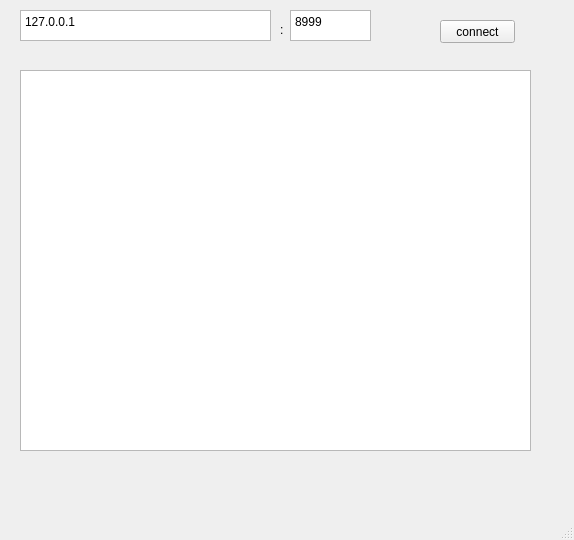
<?xml version="1.0" encoding="UTF-8"?>
<ui version="4.0">
 <class>MainWindow</class>
 <widget class="QMainWindow" name="MainWindow">
  <property name="geometry">
   <rect>
    <x>0</x>
    <y>0</y>
    <width>574</width>
    <height>540</height>
   </rect>
  </property>
  <property name="windowTitle">
   <string>MainWindow</string>
  </property>
  <widget class="QWidget" name="centralwidget">
   <widget class="QTextEdit" name="ipEdit">
    <property name="geometry">
     <rect>
      <x>20</x>
      <y>10</y>
      <width>251</width>
      <height>31</height>
     </rect>
    </property>
    <property name="html">
     <string>&lt;!DOCTYPE HTML PUBLIC &quot;-//W3C//DTD HTML 4.0//EN&quot; &quot;http://www.w3.org/TR/REC-html40/strict.dtd&quot;&gt;
&lt;html&gt;&lt;head&gt;&lt;meta name=&quot;qrichtext&quot; content=&quot;1&quot; /&gt;&lt;meta charset=&quot;utf-8&quot; /&gt;&lt;style type=&quot;text/css&quot;&gt;
p, li { white-space: pre-wrap; }
hr { height: 1px; border-width: 0; }
li.unchecked::marker { content: &quot;\2610&quot;; }
li.checked::marker { content: &quot;\2612&quot;; }
&lt;/style&gt;&lt;/head&gt;&lt;body style=&quot; font-family:'Microsoft YaHei UI'; font-size:9pt; font-weight:400; font-style:normal;&quot;&gt;
&lt;p style=&quot; margin-top:0px; margin-bottom:0px; margin-left:0px; margin-right:0px; -qt-block-indent:0; text-indent:0px;&quot;&gt;127.0.0.1&lt;/p&gt;&lt;/body&gt;&lt;/html&gt;</string>
    </property>
   </widget>
   <widget class="QTextEdit" name="portEdit">
    <property name="geometry">
     <rect>
      <x>290</x>
      <y>10</y>
      <width>81</width>
      <height>31</height>
     </rect>
    </property>
    <property name="html">
     <string>&lt;!DOCTYPE HTML PUBLIC &quot;-//W3C//DTD HTML 4.0//EN&quot; &quot;http://www.w3.org/TR/REC-html40/strict.dtd&quot;&gt;
&lt;html&gt;&lt;head&gt;&lt;meta name=&quot;qrichtext&quot; content=&quot;1&quot; /&gt;&lt;meta charset=&quot;utf-8&quot; /&gt;&lt;style type=&quot;text/css&quot;&gt;
p, li { white-space: pre-wrap; }
hr { height: 1px; border-width: 0; }
li.unchecked::marker { content: &quot;\2610&quot;; }
li.checked::marker { content: &quot;\2612&quot;; }
&lt;/style&gt;&lt;/head&gt;&lt;body style=&quot; font-family:'Microsoft YaHei UI'; font-size:9pt; font-weight:400; font-style:normal;&quot;&gt;
&lt;p style=&quot; margin-top:0px; margin-bottom:0px; margin-left:0px; margin-right:0px; -qt-block-indent:0; text-indent:0px;&quot;&gt;8999&lt;/p&gt;&lt;/body&gt;&lt;/html&gt;</string>
    </property>
   </widget>
   <widget class="QLabel" name="label">
    <property name="geometry">
     <rect>
      <x>280</x>
      <y>20</y>
      <width>16</width>
      <height>20</height>
     </rect>
    </property>
    <property name="text">
     <string>:</string>
    </property>
   </widget>
   <widget class="QPlainTextEdit" name="outputEdit">
    <property name="geometry">
     <rect>
      <x>20</x>
      <y>70</y>
      <width>511</width>
      <height>381</height>
     </rect>
    </property>
   </widget>
   <widget class="QPushButton" name="cntButton">
    <property name="geometry">
     <rect>
      <x>440</x>
      <y>20</y>
      <width>75</width>
      <height>23</height>
     </rect>
    </property>
    <property name="text">
     <string>connect</string>
    </property>
   </widget>
  </widget>
  <widget class="QMenuBar" name="menubar">
   <property name="geometry">
    <rect>
     <x>0</x>
     <y>0</y>
     <width>574</width>
     <height>21</height>
    </rect>
   </property>
  </widget>
  <widget class="QStatusBar" name="statusbar"/>
 </widget>
 <resources/>
 <connections/>
</ui>
